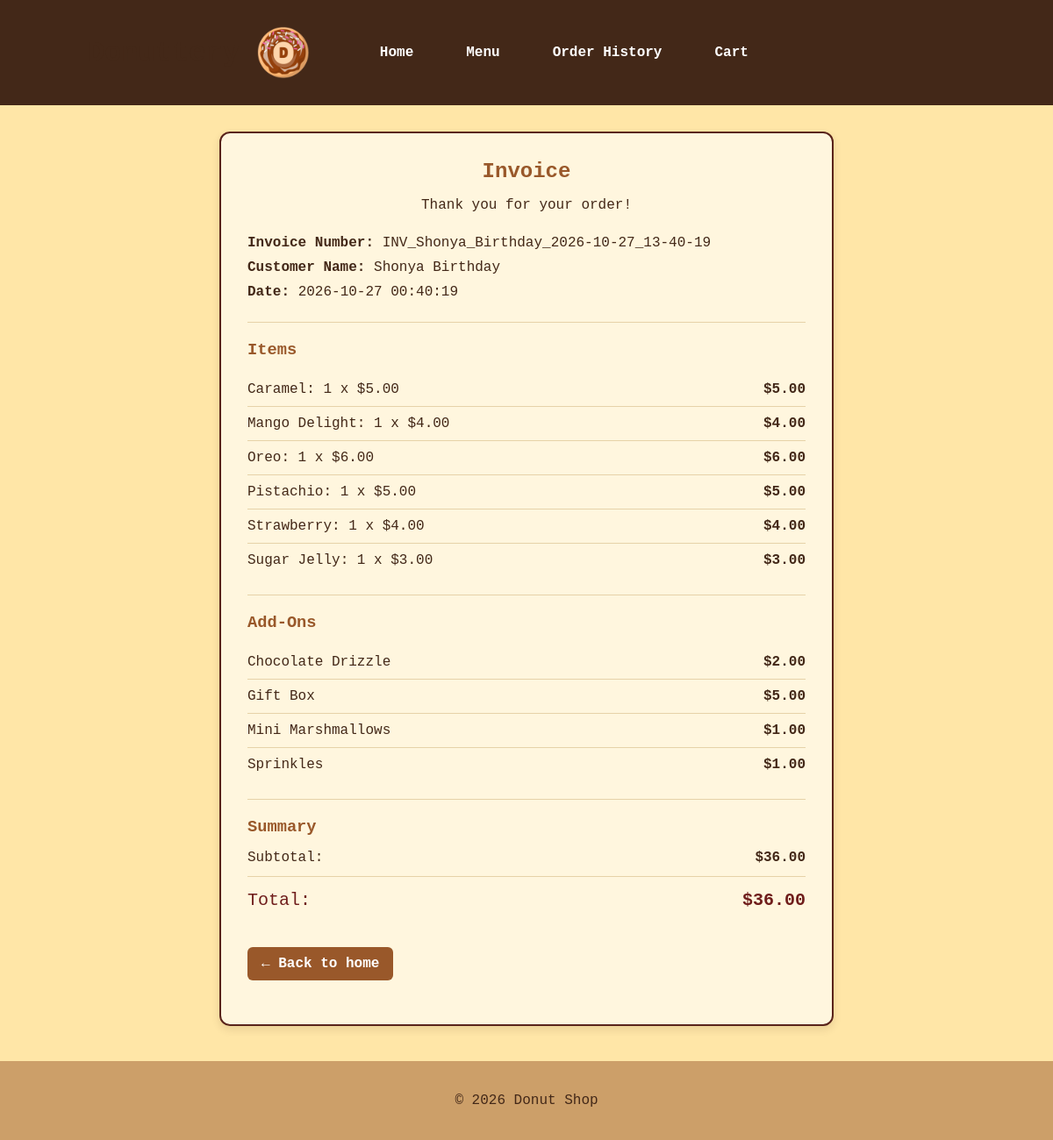
/view_invoice/52, run on the app's committed database.
### tables this page shows
CREATE TABLE orders (
                order_id INTEGER PRIMARY KEY AUTOINCREMENT,
                invoice_number TEXT,
                customer_name TEXT,
                items TEXT,
                addons TEXT,
                total REAL,
                date TIMESTAMP DEFAULT CURRENT_TIMESTAMP
            );

### app.py (the view)
@app.route('/view_invoice/<int:order_id>')
def view_invoice(order_id):
    with sqlite3.connect('donut_shop.db') as conn:
        cursor = conn.cursor()
        cursor.execute(
            "SELECT * FROM orders WHERE order_id = ?",
            (order_id,)
        )
        row = cursor.fetchone()
    if row is None:
        flash("Invoice not found.")
        return redirect(url_for('order_history'))
    customer_name = row[2]
    cart = json.loads(row[3])
    selected_addons = json.loads(row[4])
    total = row[5]
    invoice_date = row[6]
    invoice_number = row[1]
    donut_subtotal = sum(
        item['price'] * item['quantity']
        for item in cart.values()
    )
    addon_subtotal = sum(selected_addons.values())
    subtotal = donut_subtotal + addon_subtotal
    discount = subtotal - total
    discount_applied = discount > 0
    return render_template(
        'invoices.html',
        customer_name=customer_name,
        cart=cart,
        selected_addons=selected_addons,
        total=total,
        donut_subtotal=donut_subtotal,
        addon_subtotal=addon_subtotal,
        invoice_date=invoice_date,
        invoice_number=invoice_number,
        discount_applied=discount_applied,
        subtotal=subtotal,
        discount=discount
    )

### templates/invoices.html (shortened to what this page needs)
{% extends "base.html" %}
{% block content %}
<div class="invoice-card">
    <h2>Invoice</h2>
    <p class="invoice-thank-you">Thank you for your order!</p>
    <div class="invoice-details">
        <p><strong>Invoice Number:</strong> {{ invoice_number }}</p>
        <p><strong>Customer Name:</strong> {{ customer_name }}</p>
        <p><strong>Date:</strong> {{ invoice_date }}</p>
    </div>
    <div class="invoice-section">
        <h3>Items</h3>
        {% if cart %}
            <ul class="invoice-list">
                {% for item, details in cart.items() %}
                    <li>
                        <span>{{ item }}: {{ details['quantity'] }} x ${{ '%.2f' % details['price'] }}</span>
                        <strong>${{ '%.2f' % (details['quantity'] * details['price']) }}</strong>
                    </li>
                {% endfor %}
            </ul>
        {% else %}
            <p>No items in this order.</p>
        {% endif %}
    </div>
    <div class="invoice-section">
        <h3>Add-Ons</h3>
        {% if selected_addons %}
            <ul class="invoice-list">
                {% for addon, price in selected_addons.items() %}
                    <li>
                        <span>{{ addon }}</span>
                        <strong>${{ '%.2f' % price }}</strong>
                    </li>
                {% endfor %}
            </ul>
        {% else %}
            <p>No add-ons selected.</p>
        {% endif %}
    </div>
    <div class="invoice-section invoice-summary">
        <h3>Summary</h3>
        <p>
            <span>Subtotal:</span>
            <strong>${{ '%.2f' % subtotal }}</strong>
        </p>
        <p class="invoice-total">
            <span>Total:</span>
            <strong>${{ '%.2f' % total }}</strong>
        </p>
    </div>
    <a href="{{ url_for('index') }}" class="back-button">← Back to home</a>
</div>
{% endblock %}

### static/css/style.css (style rules this page uses)
body { font-family: Consolas, monospace; margin: 0; background-color: #FFE6A7; color: #432818; }
h2, h3 { color: #99582A; }
ul { padding-left: 20px; }
li { margin-bottom: 8px; }
h2 { margin-top: 30px; }
a { color: #6F1D1B; }
.back-button { display: inline-block; margin: 10px 0 20px; padding: 10px 16px; background-color: #99582A; color: #FFFFFF; text-decoration: none; border-radius: 6px; font-weight: bold; }
.invoice-card { max-width: 700px; margin: 30px auto; padding: 30px; background-color: #FFF6DE; border: 2px solid #59231A; border-radius: 12px; box-shadow: 0 4px 10px rgba(67, 40, 24, 0.12); box-sizing: border-box; }
.invoice-card h2 { margin-top: 0; margin-bottom: 10px; text-align: center; }
.invoice-thank-you { text-align: center; margin-bottom: 25px; }
.invoice-details { padding-bottom: 15px; border-bottom: 1px solid #E6D2A8; }
.invoice-details p { margin: 10px 0; overflow-wrap: anywhere; }
.invoice-section { padding: 20px 0; border-bottom: 1px solid #E6D2A8; }
.invoice-section h3 { margin-top: 0; margin-bottom: 15px; }
.invoice-list { list-style: none; padding: 0; margin: 0; }
.invoice-list li { display: flex; justify-content: space-between; align-items: flex-start; gap: 15px; padding: 10px 0; margin: 0; border-bottom: 1px solid #E6D2A8; }
.invoice-list li:last-child { border-bottom: none; }
.invoice-list li span { overflow-wrap: anywhere; }
.invoice-list li strong { white-space: nowrap; }
.invoice-summary { border-bottom: none; }
.invoice-summary p { display: flex; justify-content: space-between; gap: 15px; margin: 12px 0; }
.invoice-total { padding-top: 15px; border-top: 1px solid #E6D2A8; font-size: 20px; color: #6F1D1B; }
.invoice-card .back-button { margin-top: 10px; }

### data on the page
orders: invoice_number "INV_Shonya_Birthday_2026-10-27_13-40-19", customer_name "Shonya Birthday", date "2026-10-27 00:40:19", total "36.00"

### other printed values
{{ item }} "Caramel" "Mango Delight" "Oreo" "Pistachio" "Strawberry" "Sugar Jelly"
{{ details['quantity'] }} "1" "1" "1" "1" "1" "1"
{{ '%.2f' % details['price'] }} "5.00" "4.00" "6.00" "5.00" "4.00" "3.00"
{{ '%.2f' % (details['quantity'] * details['price']) }} "5.00" "4.00" "6.00" "5.00" "4.00" "3.00"
{{ addon }} "Chocolate Drizzle" "Gift Box" "Mini Marshmallows" "Sprinkles"
{{ '%.2f' % price }} "2.00" "5.00" "1.00" "1.00"
{{ '%.2f' % subtotal }} "36.00"
